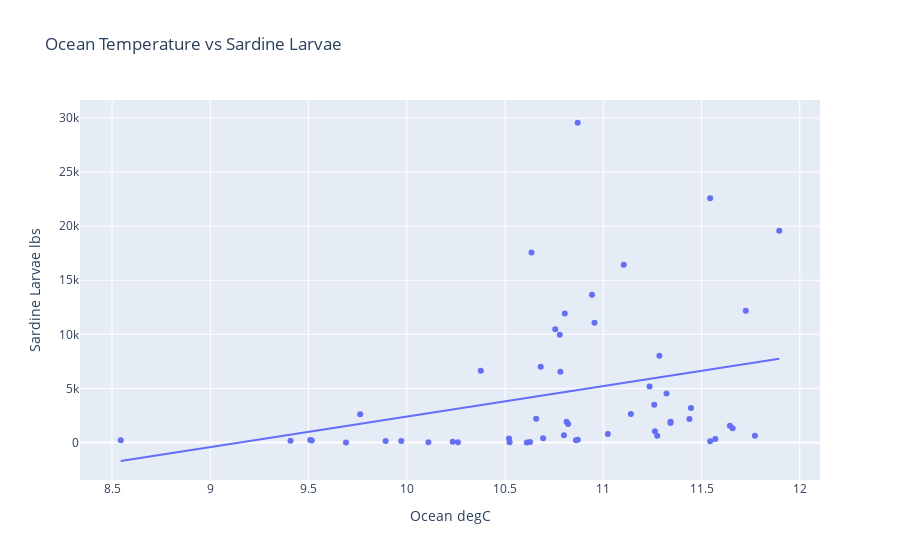

Notebook source saved alongside this figure:
### Markdown cell above
As expected, global temperatures have been on a rise, and this has affected ocean temperatures as well. Using this information, we are going to predict that the rise in temerature over the years would actually BENEFIT the sardine population. A [study](https://link.springer.com/article/10.1007/s10641-016-0473-1) conducted by researchers from The National Marine Fisheries Service (also known as NOAA Fisheries) found that pacific sardine tend to prefer ocean temperatures at around 11C-19C. Using this information, I want to note a striking detail from our visualization which showcases that it was after the 1990s where ocean temperatures exceed 11 degrees celcius and reached the confort zone for the pacific sardine population. This is very similar to the time where the sardine population began to recover. Thus, let's visualize to see if the sardine population was affected by temperature in any way:

### Code cell
bottlecast_sardine = pd.read_csv("data/bottlecast_sardine.csv")

X = bottlecast_sardine['Ocean degC'].values.reshape(-1,1)
Y = bottlecast_sardine['Sardine Larvae lbs'].values.reshape(-1,1)
linear_regressor = LinearRegression()
linear_regressor.fit(X, Y)
Y_pred = linear_regressor.predict(X)
Y = np.array(Y).reshape(-1,)
X = np.array(X).reshape(-1,)

fig = px.scatter(bottlecast_sardine, x='Ocean degC', y='Sardine Larvae lbs', trendline="ols", title = 'Ocean Temperature vs Sardine Larvae')
fig.show()
print("Pearson Correlation:", stats.pearsonr(X, Y))

### Figure 1 — Plotly figure (JSON) as saved in the notebook; plotly's stock layout.template omitted (floating-point values rounded to 4 significant figures)
{"data": [{"hovertemplate": "Ocean degC=%{x}<br>Sardine Larvae lbs=%{y}<extra></extra>", "legendgroup": "", "marker": {"color": "#636efa", "symbol": "circle"}, "mode": "markers", "name": "", "orientation": "v", "showlegend": false, "type": "scatter", "x": [8.544, 9.408, 9.763, 9.516, 10.52, 10.69, 10.8, 10.23, 9.972, 9.892, 9.509, 9.691, 10.11, 10.26, 10.61, 10.52, 10.63, 10.86, 11.14, 11.26, 11.34, 10.82, 10.38, 11.32, 11.24, 11.66, 11.45, 11.26, 11.44, 11.73, 11.54, 11.9, 10.87, 10.96, 10.94, 10.68, 10.8, 11.02, 11.1, 11.29, 10.78, 10.76, 10.78, 10.87, 10.63, 10.81, 10.66, 11.64, 11.77, 11.57, 11.34, 11.27, 11.54], "xaxis": "x", "y": [216.5, 170.3, 2623.0, 186.4, 370.1, 395.7, 682.3, 74.68, 132.6, 144.8, 242.8, 12.85, 23.04, 14.89, 6.52, 25.2, 47.55, 204.9, 2647.0, 1044.0, 1924.0, 1706.0, 6646.0, 4541.0, 5171.0, 1327.0, 3185.0, 3483.0, 2169.0, 12180.0, 22580.0, 19580.0, 29560.0, 11080.0, 13660.0, 6994.0, 11930.0, 795.7, 16430.0, 8025.0, 9952.0, 10480.0, 6549.0, 249.3, 17560.0, 1919.0, 2196.0, 1542.0, 633.6, 317.5, 1795.0, 629.1, 128.5], "yaxis": "y"}, {"hovertemplate": "<b>OLS trendline</b><br>Sardine Larvae lbs = 2823.73 * Ocean degC + -25835.5<br>R<sup>2</sup>=0.085529<br><br>Ocean degC=%{x}<br>Sardine Larvae lbs=%{y} <b>(trend)</b><extra></extra>", "legendgroup": "", "marker": {"color": "#636efa", "symbol": "circle"}, "mode": "lines", "name": "", "showlegend": false, "type": "scatter", "x": [8.544, 9.408, 9.509, 9.516, 9.691, 9.763, 9.892, 9.972, 10.11, 10.23, 10.26, 10.38, 10.52, 10.52, 10.61, 10.63, 10.63, 10.66, 10.68, 10.69, 10.76, 10.78, 10.78, 10.8, 10.8, 10.81, 10.82, 10.86, 10.87, 10.87, 10.94, 10.96, 11.02, 11.1, 11.14, 11.24, 11.26, 11.26, 11.27, 11.29, 11.32, 11.34, 11.34, 11.44, 11.45, 11.54, 11.54, 11.57, 11.64, 11.66, 11.73, 11.77, 11.9], "xaxis": "x", "y": [-1709.0, 730.4, 1014.0, 1036.0, 1528.0, 1732.0, 2097.0, 2322.0, 2712.0, 3062.0, 3137.0, 3464.0, 3870.0, 3879.0, 4126.0, 4172.0, 4194.0, 4260.0, 4326.0, 4360.0, 4535.0, 4600.0, 4608.0, 4660.0, 4673.0, 4698.0, 4720.0, 4832.0, 4857.0, 4859.0, 5063.0, 5099.0, 5291.0, 5519.0, 5621.0, 5890.0, 5958.0, 5967.0, 6000.0, 6031.0, 6134.0, 6191.0, 6192.0, 6463.0, 6484.0, 6761.0, 6761.0, 6835.0, 7045.0, 7084.0, 7273.0, 7403.0, 7754.0], "yaxis": "y"}], "layout": {"legend": {"tracegroupgap": 0}, "title": {"text": "Ocean Temperature vs Sardine Larvae"}, "xaxis": {"anchor": "y", "domain": [0, 1], "title": {"text": "Ocean degC"}}, "yaxis": {"anchor": "x", "domain": [0, 1], "title": {"text": "Sardine Larvae lbs"}}}}
